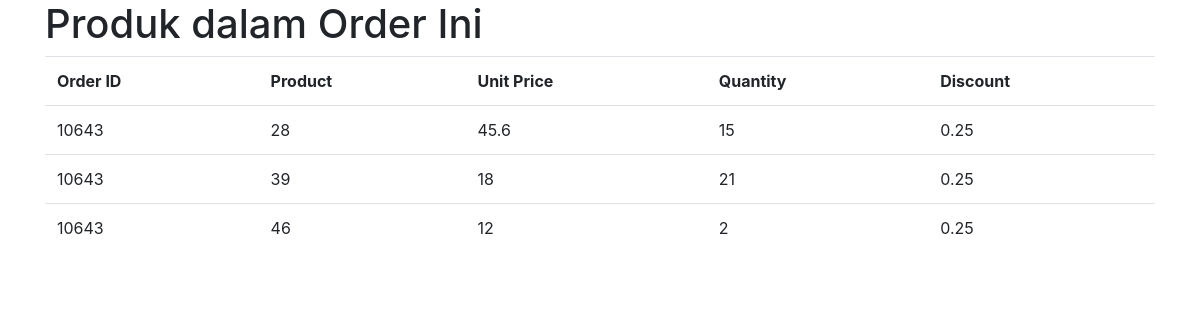
The page /nwind/order-details.php?oid=10643 on the database its author committed.
### tables this page shows
CREATE TABLE `orderdetails` (
  `OrderID` int(11) NOT NULL default '0',
  `ProductID` int(11) NOT NULL default '0',
  `UnitPrice` double default NULL,
  `Quantity` smallint(6) default NULL,
  `Discount` float default NULL,
  PRIMARY KEY  (`OrderID`,`ProductID`)
);

### nwind/order-details.php (the view, shortened to what this page needs)
<!DOCTYPE html>
<html lang="en">
<head>
    <link rel="stylesheet" href="https://stackpath.bootstrapcdn.com/bootstrap/4.3.1/css/bootstrap.min.css">
</head>
<body>
    <div class="container">
    <h1>Produk dalam Order Ini</h1>
    <table class="table">
        <tr>
            <th scope="col">Order ID</th>
            <th scope="col">Product</th>
            <th scope="col">Unit Price</th>
            <th scope="col">Quantity </th>
            <th scope="col">Discount </th>
        </tr>
        <?php
             $oid=$_GET['oid'];
             $host="localhost";
             $user="root";
             $password="";
             $database="ok";
             $link= mysqli_connect ($host, $user, $password, $database);
             $sql="select * from orderdetails where OrderID='$oid' ";
             $query= mysqli_query($link,$sql);
             while( $row=mysqli_fetch_object($query))
             {
                 echo "<tr>";
                    echo "<td>$row->OrderID</td>";
                    echo "<td>$row->ProductID</td>";
                    echo "<td>$row->UnitPrice </td>";
                    echo "<td>$row->Quantity  </td>";
                    echo "<td>$row->Discount </td>";
                 echo "</tr>";
             }
        ?>
    </table>
    </div>
</body>
</html>

### rows shown on the page
orderdetails: OrderID "10643", ProductID "28", UnitPrice "45.6", Quantity "15", Discount "0.25"
orderdetails: OrderID "10643", ProductID "39", UnitPrice "18", Quantity "21", Discount "0.25"
orderdetails: OrderID "10643", ProductID "46", UnitPrice "12", Quantity "2", Discount "0.25"
